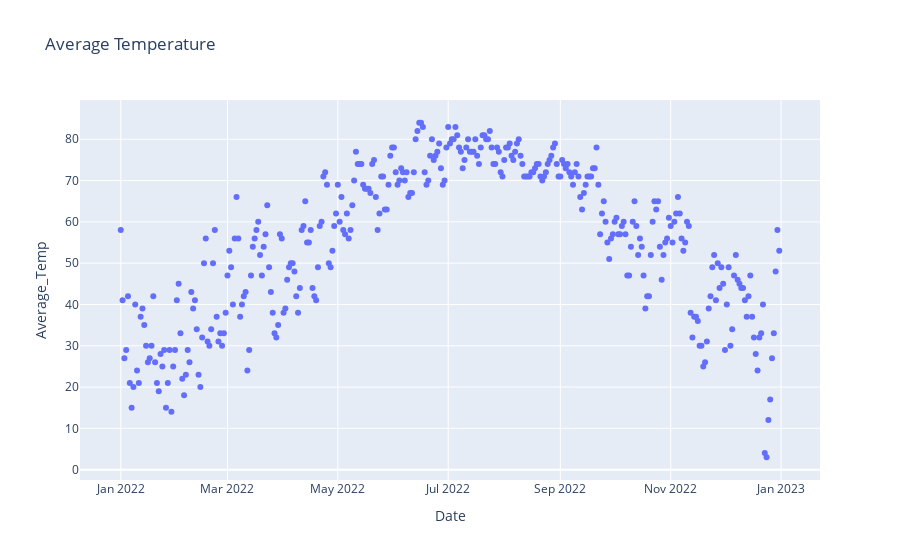

Write notebook code for a chart like this one.
### Code cell
px.scatter(DF1_Cinci, x='Date', y='Average_Temp', title='Average Temperature')

### Figure 1 — Plotly figure (JSON) as saved in the notebook; plotly's stock layout.template omitted (floating-point values rounded to 4 significant figures; data arrays with more than 128 entries replaced by an {"elided": "..."} marker saying what was removed)
{"data": [{"hovertemplate": "Date=%{x}<br>Average_Temp=%{y}<extra></extra>", "legendgroup": "", "marker": {"color": "#636efa", "symbol": "circle"}, "mode": "markers", "name": "", "orientation": "v", "showlegend": false, "type": "scatter", "x": {"elided": "365 str values"}, "xaxis": "x", "y": {"elided": "365 int values"}, "yaxis": "y"}], "layout": {"legend": {"tracegroupgap": 0}, "title": {"text": "Average Temperature"}, "xaxis": {"anchor": "y", "domain": [0, 1], "title": {"text": "Date"}}, "yaxis": {"anchor": "x", "domain": [0, 1], "title": {"text": "Average_Temp"}}}}
